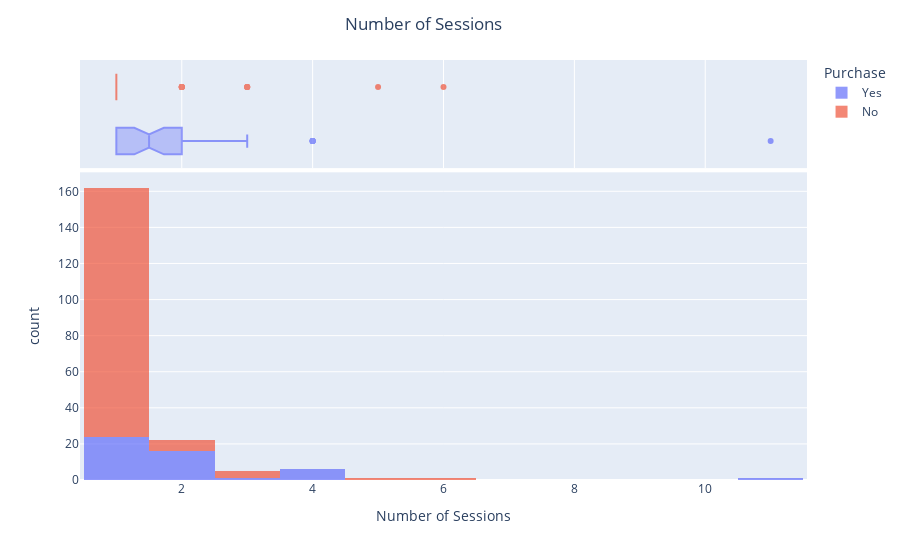

Notebook cell for this chart:
### Markdown cell above
## Number of Sessions

Similar to the definition of **Session** by Cambridge Dictionary as a period during which you do an activity (https://dictionary.cambridge.org/dictionary/learner-english/session), Google Analytics (https://support.google.com/analytics/answer/6086069?hl=en) specifies **Session** to be the amount of time a user spends on the site, with any subsequent operation credited to a new session if the user is inactive for more than 30 minutes while any return to the website within 30 minutes reckoned as part of the original session. The 30 minutes duration was verifired as a reasonable threshold for session idenfitication by Catledge and Pitkow (1995) (https://www-sciencedirect-com.libproxy.ucl.ac.uk/science/article/pii/0169755295000437) who suggested that a 25.5-minute session could cover most user events statistically, and was accepted as a rule of thumb by Spiliopoulou (2003) (https://www-proquest-com.libproxy.ucl.ac.uk/docview/200513029/fulltext/E3FDDEBB10214111PQ/1?accountid=14511) and Mat-Hassan (2005) (https://www-proquest-com.libproxy.ucl.ac.uk/docview/231507173?OpenUrlRefId=info:xri/sid:primo&accountid=14511). Generally speaking, **session** can be viewed as a **visit**. The higher the number of sessions conducted by a user, the more loyal the user is.

Regardless of purchasing or not, the distribution of **Number of Sessions** presents a shape simliar to the exponential distribution, which fits the common sense that most people visit the website for curiosity and leave forever after noticing the content does not interest them with only a small percentage of true audiences returning to visit again. Only 14 out of 198 records contributed more than 2 sessions, that is 7% of all users.

However, the box plot demonstrates that the average number of sessions for those who purchase is higher than those who did not, supporting this variable as a potential candidate to distinguish between consumers and non-consumers.

### Code cell
# combined statistical chart for Number of Sessions
df = px.data.tips()
fig = px.histogram(lapapo, x='Number of Sessions', color='Purchase',
                   marginal='box', labels=['Yes','No'])
fig.update_traces(opacity=0.7)
fig.update_layout(title='Number of Sessions', title_x=0.47)
fig.show()

### Figure 1 — Plotly figure (JSON) as saved in the notebook; plotly's stock layout.template omitted (floating-point values rounded to 4 significant figures; data arrays with more than 128 entries replaced by an {"elided": "..."} marker saying what was removed)
{"data": [{"alignmentgroup": "True", "bingroup": "x", "hovertemplate": "Purchase=Yes<br>Number of Sessions=%{x}<br>count=%{y}<extra></extra>", "legendgroup": "Yes", "marker": {"color": "#636efa"}, "name": "Yes", "offsetgroup": "Yes", "opacity": 0.7, "orientation": "v", "showlegend": true, "type": "histogram", "x": [2, 11, 2, 2, 4, 1, 2, 4, 2, 1, 1, 2, 2, 3, 2, 1, 1, 1, 4, 1, 2, 2, 2, 1, 1, 1, 2, 1, 1, 1, 4, 1, 1, 1, 1, 2, 1, 1, 1, 1, 1, 1, 2, 2, 4, 4, 2, 1], "xaxis": "x", "yaxis": "y"}, {"alignmentgroup": "True", "hovertemplate": "Purchase=Yes<br>Number of Sessions=%{x}<extra></extra>", "legendgroup": "Yes", "marker": {"color": "#636efa"}, "name": "Yes", "notched": true, "offsetgroup": "Yes", "opacity": 0.7, "showlegend": false, "type": "box", "x": [2, 11, 2, 2, 4, 1, 2, 4, 2, 1, 1, 2, 2, 3, 2, 1, 1, 1, 4, 1, 2, 2, 2, 1, 1, 1, 2, 1, 1, 1, 4, 1, 1, 1, 1, 2, 1, 1, 1, 1, 1, 1, 2, 2, 4, 4, 2, 1], "xaxis": "x2", "yaxis": "y2"}, {"alignmentgroup": "True", "bingroup": "x", "hovertemplate": "Purchase=No<br>Number of Sessions=%{x}<br>count=%{y}<extra></extra>", "legendgroup": "No", "marker": {"color": "#EF553B"}, "name": "No", "offsetgroup": "No", "opacity": 0.7, "orientation": "v", "showlegend": true, "type": "histogram", "x": {"elided": "150 int values"}, "xaxis": "x", "yaxis": "y"}, {"alignmentgroup": "True", "hovertemplate": "Purchase=No<br>Number of Sessions=%{x}<extra></extra>", "legendgroup": "No", "marker": {"color": "#EF553B"}, "name": "No", "notched": true, "offsetgroup": "No", "opacity": 0.7, "showlegend": false, "type": "box", "x": {"elided": "150 int values"}, "xaxis": "x2", "yaxis": "y2"}], "layout": {"barmode": "relative", "legend": {"title": {"text": "Purchase"}, "tracegroupgap": 0}, "margin": {"t": 60}, "title": {"text": "Number of Sessions", "x": 0.47}, "xaxis": {"anchor": "y", "domain": [0, 1], "title": {"text": "Number of Sessions"}}, "xaxis2": {"anchor": "y2", "domain": [0, 1], "matches": "x", "showgrid": true, "showticklabels": false}, "yaxis": {"anchor": "x", "domain": [0, 0.7326], "title": {"text": "count"}}, "yaxis2": {"anchor": "x2", "domain": [0.7426, 1], "matches": "y2", "showgrid": false, "showline": false, "showticklabels": false, "ticks": ""}}}
